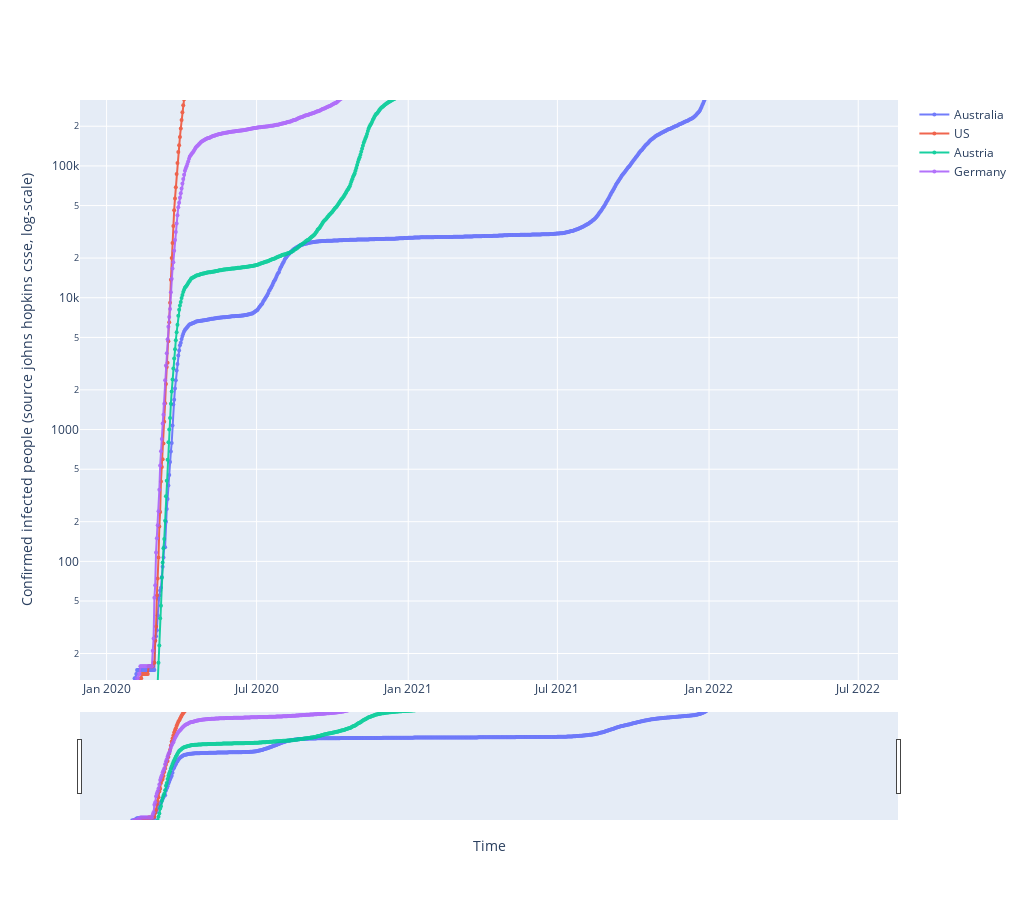

Source (notebook cell):
### Code cell
fig = go.Figure()
## defines how to plot the individual trace
for each in country_list:
    fig.add_trace(go.Scatter(x=df_plot.date,
                                y=df_plot[each],
                                mode='markers+lines',
                                opacity=0.9,
                                line_width=2,
                                marker_size=4, 
                                name=each
                                 )
                     )

## defines the overall layout properties
fig.update_layout(
    width=1024,
    height=900,
    xaxis_title="Time",
    yaxis_title="Confirmed infected people (source johns hopkins csse, log-scale)",
)
fig.update_yaxes(type="log",range=[1.1,5.5])


fig.update_layout(xaxis_rangeslider_visible=True)
#fig.show(renderer='chrome')
fig.show()

### Figure 1 — Plotly figure (JSON) as saved in the notebook; plotly's stock layout.template omitted (floating-point values rounded to 4 significant figures; data arrays with more than 128 entries replaced by an {"elided": "..."} marker saying what was removed)
{"data": [{"line": {"width": 2}, "marker": {"size": 4}, "mode": "markers+lines", "name": "Australia", "opacity": 0.9, "type": "scatter", "x": {"elided": "887 str values"}, "y": {"elided": "887 int values"}}, {"line": {"width": 2}, "marker": {"size": 4}, "mode": "markers+lines", "name": "US", "opacity": 0.9, "type": "scatter", "x": {"elided": "887 str values"}, "y": {"elided": "887 int values"}}, {"line": {"width": 2}, "marker": {"size": 4}, "mode": "markers+lines", "name": "Austria", "opacity": 0.9, "type": "scatter", "x": {"elided": "887 str values"}, "y": {"elided": "887 int values"}}, {"line": {"width": 2}, "marker": {"size": 4}, "mode": "markers+lines", "name": "Germany", "opacity": 0.9, "type": "scatter", "x": {"elided": "887 str values"}, "y": {"elided": "887 int values"}}], "layout": {"height": 900, "width": 1024, "xaxis": {"rangeslider": {"visible": true}, "title": {"text": "Time"}}, "yaxis": {"range": [1.1, 5.5], "title": {"text": "Confirmed infected people (source johns hopkins csse, log-scale)"}, "type": "log"}}}
